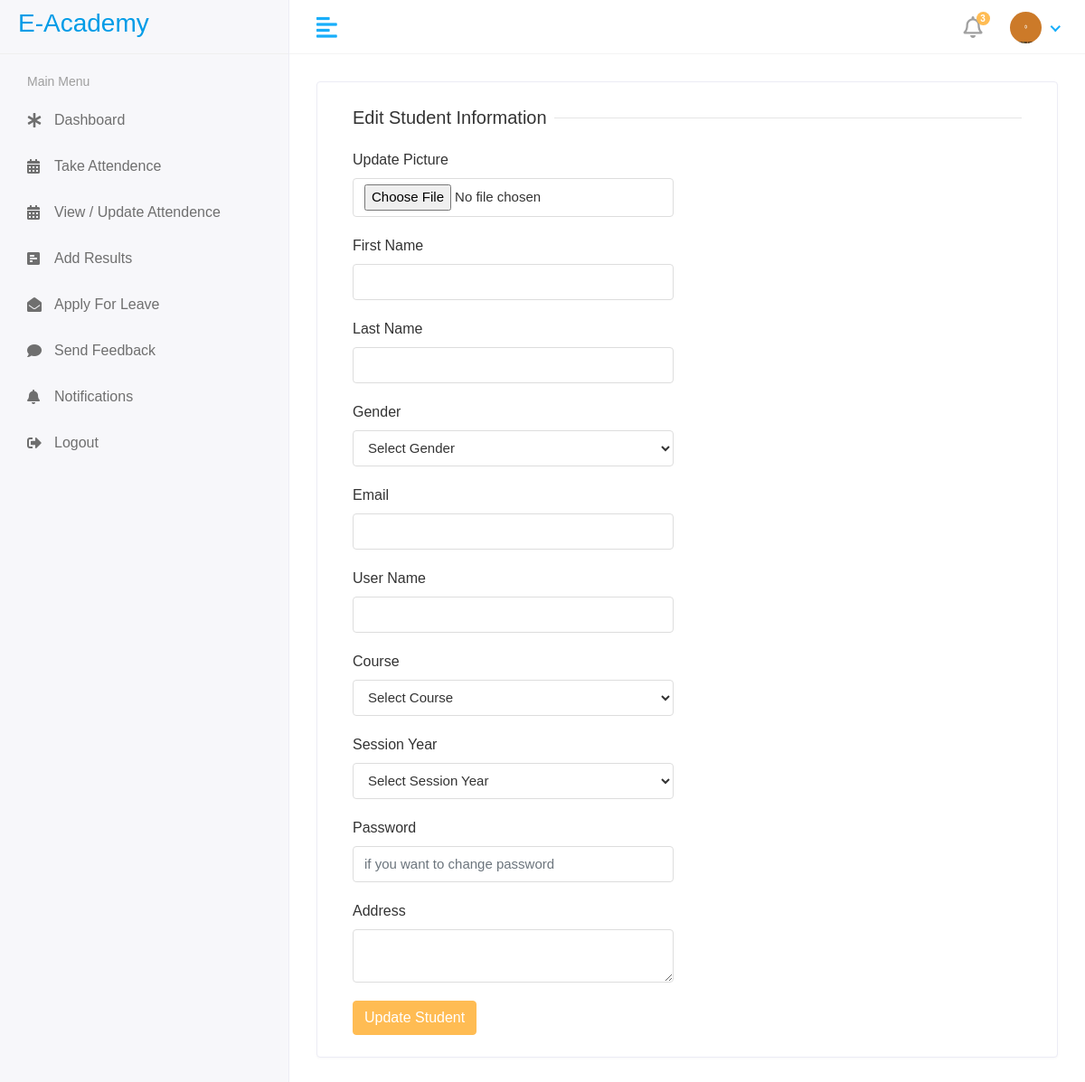
/hod/student/edit/12 (signed in), run on an earlier commit of the app's database.
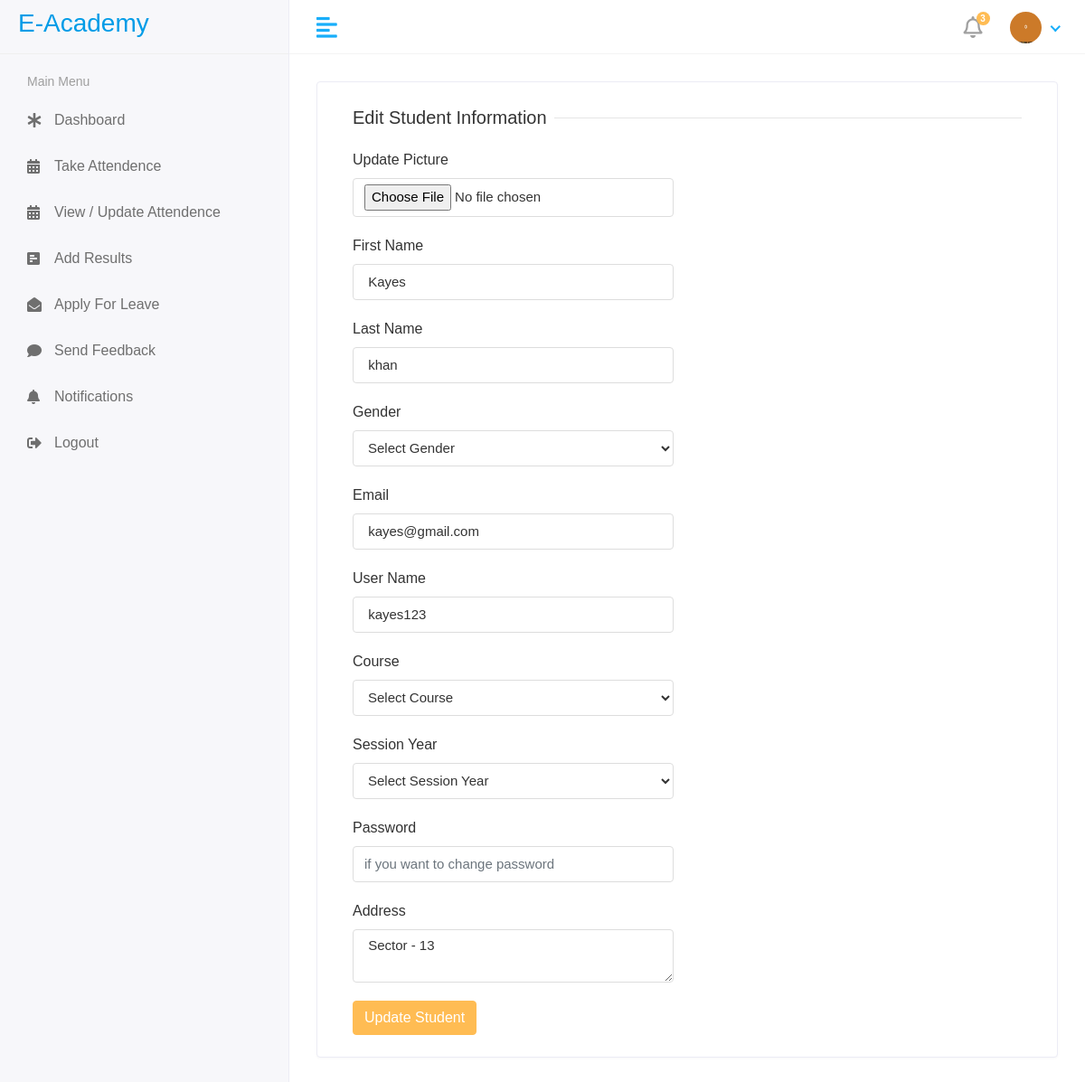
And on a later commit of the database.
### iacademy/models.py (models this page shows, shortened)
class Student (models.Model):
    admin = models.OneToOneField(CustomUser, on_delete=models.CASCADE)
    gender = models.CharField(max_length=30)
    course_id = models.ForeignKey(Course, on_delete=models.DO_NOTHING)
    session_year_id = models.ForeignKey(Session_Year, on_delete= models.DO_NOTHING)
    address = models.TextField()
    created_at = models.DateTimeField(auto_now_add=True)
    updated_at = models.DateTimeField(auto_now=True)

class CustomUser(AbstractUser):
    USER = (
        (1,'HOD'),
        (2,'STAFF'),
        (3,'STUDENTS'),
    )
    user_type = models.CharField(choices=USER, max_length=30, default=1)
    profile_pic = models.ImageField(upload_to='media/profile_pic')

### mainAcademy/hod_views.py (the view)
# urls.py: path('hod/student/edit/<str:id>',hod_views.EDIT_STUDENT, name = 'edit_student'),
@login_required(login_url='/')
def EDIT_STUDENT(request, id):
    student = Student.objects.filter(id=id)
    course = Course.objects.all()
    session_year = Session_Year.objects.all()
    context = {
        'student': student,
        'course': course,
        'session_year': session_year
    }
    return render(request, 'hod/edit_student.html', context)

### templates/hod/edit_student.html (shortened to what this page needs)
{% extends "base.html" %}
{% block content  %}
<div class="row">
    <div class="col-sm-12">
       <div class="card">
          <div class="card-body">
             <form method='post' action = '{% url 'update_student' %}' enctype="multipart/form-data" >
                   <div class="col-12">
                      <h5 class="form-title"><span>Edit Student Information</span></h5>
                   </div>
                   <div class="col-12 col-sm-6">
                      <div class="form-group">
                         <label>Update Picture</label>
                         <input type="file" class="form-control" name= 'profile_pic' >
                      </div>
                   </div>
                   <div class="col-12 col-sm-6">
                      <div class="form-group">
                         <label>First Name</label>
                         <input type="text" class="form-control" name= 'first_name' value="{% for i in student %} {{i.admin.first_name}} {% endfor %}">
                      </div>
                   </div>
                   <div class="col-12 col-sm-6">
                      <div class="form-group">
                         <label>Last Name</label>
                         <input type="text" class="form-control" name= 'last_name' value="{% for i in student %} {{i.admin.last_name}} {% endfor %}">
                      </div>
                   </div>
                   <div class="col-12 col-sm-6">
                    <div class="form-group">
                       <label>Gender</label>
                       <select class="form-control" name= 'gender'>
                          <option>Select Gender</option>
                       </select>
                    </div>
                 </div>
                   <div class="col-12 col-sm-6">
                    <div class="form-group">
                       <label>Email</label>
                       <input type="text" class="form-control" name= "email" value="{% for i in student %} {{i.admin.email}} {% endfor %}">
                    </div>
                 </div>
                 <div class="col-12 col-sm-6">
                    <div class="form-group">
                       <label>User Name</label>
                       <input type="text" class="form-control" name= "username" value="{% for i in student %} {{i.admin.username}} {% endfor %}">
                    </div>
                 </div>
                 <div class="col-12 col-sm-6">
                    <div class="form-group">
                       <label>Course</label>
                       <select class="form-control" name = 'course_id'>
                          <option>Select Course</option>
                       </select>
                    </div>
                 </div>
                 <div class="col-12 col-sm-6">
                    <div class="form-group">
                       <label>Session Year</label>
                       <select class="form-control" name= "session_year_id">
                          <option>Select Session Year</option>
                       </select>
                    </div>
                 </div>
                 <div class="col-12 col-sm-6">
                    <div class="form-group">
                       <label>Password</label>
                       <input type="password" class="form-control" name= "password" placeholder="if you want to change password">
                    </div>
                 </div>
                 <div class="col-12 col-sm-6">
                    <div class="form-group">
                       <label>Address</label>
                       <textarea class="form-control" name = "address" required>{% for i in student %} {{i.address}} {% endfor %}</textarea>
                    </div>
                 </div>
                   <div class="col-12">
                      <button type="submit" class="btn btn-primary">Update Student</button>
                   </div>
             </form>
          </div>
       </div>
    </div>
 </div>
{% endblock  %}

What changed in the data, as far as the page shows it:
added Student: first_name "Kayes", last_name "khan", email "kayes@gmail.com", username "kayes123", address "Sector - 13"
